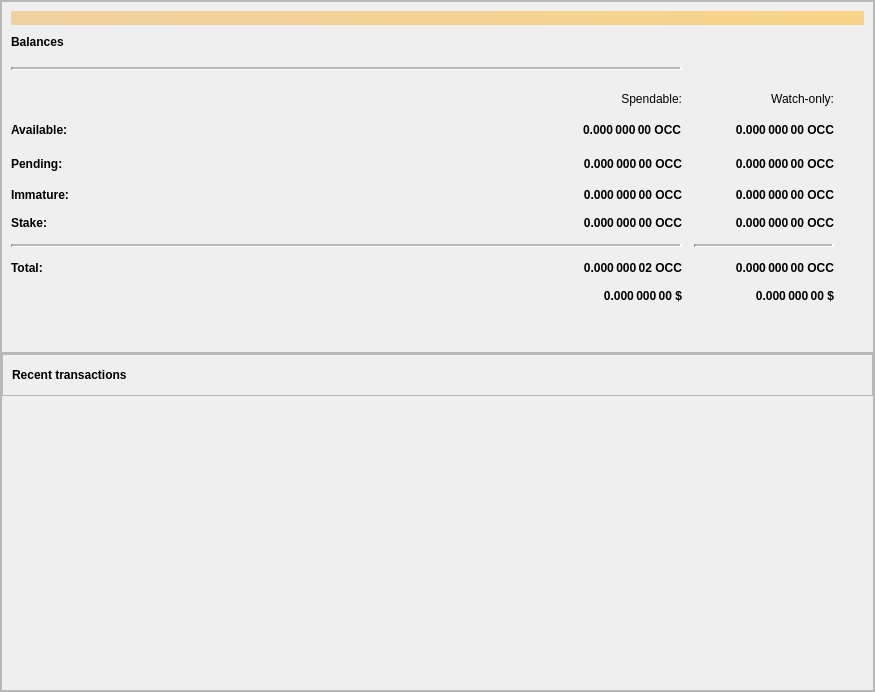
<?xml version="1.0" encoding="UTF-8"?>
<ui version="4.0">
 <class>OverviewPage</class>
 <widget class="QWidget" name="OverviewPage">
  <property name="geometry">
   <rect>
    <x>0</x>
    <y>0</y>
    <width>875</width>
    <height>692</height>
   </rect>
  </property>
  <property name="minimumSize">
   <size>
    <width>875</width>
    <height>0</height>
   </size>
  </property>
  <property name="windowTitle">
   <string>Form</string>
  </property>
  <layout class="QVBoxLayout" name="topLayout">
   <property name="leftMargin">
    <number>0</number>
   </property>
   <property name="topMargin">
    <number>0</number>
   </property>
   <property name="rightMargin">
    <number>0</number>
   </property>
   <property name="bottomMargin">
    <number>0</number>
   </property>
   <item>
    <widget class="QFrame" name="MainFrame">
     <property name="frameShape">
      <enum>QFrame::StyledPanel</enum>
     </property>
     <property name="frameShadow">
      <enum>QFrame::Raised</enum>
     </property>
     <layout class="QGridLayout" name="gridLayout_2">
      <property name="leftMargin">
       <number>0</number>
      </property>
      <property name="topMargin">
       <number>0</number>
      </property>
      <property name="rightMargin">
       <number>0</number>
      </property>
      <property name="bottomMargin">
       <number>0</number>
      </property>
      <property name="spacing">
       <number>0</number>
      </property>
      <item row="1" column="2">
       <layout class="QVBoxLayout" name="verticalLayout_6" stretch="0,0">
        <property name="spacing">
         <number>0</number>
        </property>
        <item>
         <layout class="QVBoxLayout" name="verticalLayout_2">
          <property name="spacing">
           <number>0</number>
          </property>
          <property name="topMargin">
           <number>0</number>
          </property>
          <item>
           <widget class="QFrame" name="frame">
            <property name="frameShape">
             <enum>QFrame::StyledPanel</enum>
            </property>
            <property name="frameShadow">
             <enum>QFrame::Raised</enum>
            </property>
            <layout class="QVBoxLayout" name="verticalLayout_4">
             <item>
              <widget class="QLabel" name="labelAlerts">
               <property name="visible">
                <bool>true</bool>
               </property>
               <property name="styleSheet">
                <string notr="true">background-color: qlineargradient(x1: 0, y1: 0, x2: 1, y2: 0, stop:0 #F0D0A0, stop:1 #F8D488); color:#000000;</string>
               </property>
               <property name="wordWrap">
                <bool>true</bool>
               </property>
               <property name="margin">
                <number>3</number>
               </property>
              </widget>
             </item>
             <item>
              <layout class="QHBoxLayout" name="horizontalLayout_4">
               <item>
                <widget class="QLabel" name="OverViewBalances">
                 <property name="font">
                  <font>
                   <weight>75</weight>
                   <bold>true</bold>
                  </font>
                 </property>
                 <property name="text">
                  <string>Balances</string>
                 </property>
                </widget>
               </item>
               <item>
                <spacer name="horizontalSpacer_3">
                 <property name="orientation">
                  <enum>Qt::Horizontal</enum>
                 </property>
                 <property name="sizeHint" stdset="0">
                  <size>
                   <width>40</width>
                   <height>20</height>
                  </size>
                 </property>
                </spacer>
               </item>
               <item>
                <widget class="QPushButton" name="labelWalletStatus">
                 <property name="enabled">
                  <bool>false</bool>
                 </property>
                 <property name="maximumSize">
                  <size>
                   <width>30</width>
                   <height>16777215</height>
                  </size>
                 </property>
                 <property name="toolTip">
                  <string>The displayed information may be out of date. Your wallet automatically synchronizes with the OctoinCoin network after a connection is established, but this process has not completed yet.</string>
                 </property>
                 <property name="text">
                  <string/>
                 </property>
                 <property name="icon">
                  <iconset resource="../bitcoin.qrc">
                   <normaloff>:/icons/warning</normaloff>
                   <disabledoff>:/icons/warning</disabledoff>:/icons/warning</iconset>
                 </property>
                 <property name="iconSize">
                  <size>
                   <width>18</width>
                   <height>18</height>
                  </size>
                 </property>
                 <property name="flat">
                  <bool>true</bool>
                 </property>
                </widget>
               </item>
              </layout>
             </item>
             <item>
              <spacer name="verticalSpacer_3">
               <property name="orientation">
                <enum>Qt::Vertical</enum>
               </property>
               <property name="sizeType">
                <enum>QSizePolicy::Fixed</enum>
               </property>
               <property name="sizeHint" stdset="0">
                <size>
                 <width>20</width>
                 <height>8</height>
                </size>
               </property>
              </spacer>
             </item>
             <item>
              <layout class="QGridLayout" name="gridLayout">
               <property name="horizontalSpacing">
                <number>12</number>
               </property>
               <property name="verticalSpacing">
                <number>14</number>
               </property>
               <item row="7" column="3">
                <widget class="Line" name="lineWatchBalance">
                 <property name="sizePolicy">
                  <sizepolicy hsizetype="Preferred" vsizetype="Fixed">
                   <horstretch>0</horstretch>
                   <verstretch>0</verstretch>
                  </sizepolicy>
                 </property>
                 <property name="minimumSize">
                  <size>
                   <width>140</width>
                   <height>0</height>
                  </size>
                 </property>
                 <property name="lineWidth">
                  <number>2</number>
                 </property>
                 <property name="midLineWidth">
                  <number>2</number>
                 </property>
                 <property name="orientation">
                  <enum>Qt::Horizontal</enum>
                 </property>
                </widget>
               </item>
               <item row="8" column="0">
                <widget class="QLabel" name="labelTotalText">
                 <property name="font">
                  <font>
                   <weight>75</weight>
                   <bold>true</bold>
                  </font>
                 </property>
                 <property name="text">
                  <string>Total:</string>
                 </property>
                </widget>
               </item>
               <item row="8" column="3">
                <widget class="QLabel" name="labelWatchTotal">
                 <property name="font">
                  <font>
                   <weight>75</weight>
                   <bold>true</bold>
                  </font>
                 </property>
                 <property name="cursor">
                  <cursorShape>ArrowCursor</cursorShape>
                 </property>
                 <property name="toolTip">
                  <string>Current total balance in watch-only addresses</string>
                 </property>
                 <property name="text">
                  <string notr="true">0.000 000 00 OCC</string>
                 </property>
                 <property name="alignment">
                  <set>Qt::AlignRight|Qt::AlignTrailing|Qt::AlignVCenter</set>
                 </property>
                 <property name="textInteractionFlags">
                  <set>Qt::LinksAccessibleByMouse|Qt::TextSelectableByKeyboard|Qt::TextSelectableByMouse</set>
                 </property>
                </widget>
               </item>
               <item row="4" column="3">
                <widget class="QLabel" name="labelWatchPending">
                 <property name="font">
                  <font>
                   <weight>75</weight>
                   <bold>true</bold>
                  </font>
                 </property>
                 <property name="cursor">
                  <cursorShape>ArrowCursor</cursorShape>
                 </property>
                 <property name="toolTip">
                  <string>Unconfirmed transactions to watch-only addresses</string>
                 </property>
                 <property name="text">
                  <string notr="true">0.000 000 00 OCC</string>
                 </property>
                 <property name="alignment">
                  <set>Qt::AlignRight|Qt::AlignTrailing|Qt::AlignVCenter</set>
                 </property>
                 <property name="textInteractionFlags">
                  <set>Qt::LinksAccessibleByMouse|Qt::TextSelectableByKeyboard|Qt::TextSelectableByMouse</set>
                 </property>
                </widget>
               </item>
               <item row="3" column="3">
                <widget class="QLabel" name="labelWatchAvailable">
                 <property name="font">
                  <font>
                   <weight>75</weight>
                   <bold>true</bold>
                  </font>
                 </property>
                 <property name="cursor">
                  <cursorShape>ArrowCursor</cursorShape>
                 </property>
                 <property name="toolTip">
                  <string>Your current balance in watch-only addresses</string>
                 </property>
                 <property name="text">
                  <string notr="true">0.000 000 00 OCC</string>
                 </property>
                 <property name="alignment">
                  <set>Qt::AlignRight|Qt::AlignTrailing|Qt::AlignVCenter</set>
                 </property>
                 <property name="textInteractionFlags">
                  <set>Qt::LinksAccessibleByMouse|Qt::TextSelectableByKeyboard|Qt::TextSelectableByMouse</set>
                 </property>
                </widget>
               </item>
               <item row="6" column="2">
                <widget class="QLabel" name="labelStake">
                 <property name="font">
                  <font>
                   <weight>75</weight>
                   <bold>true</bold>
                  </font>
                 </property>
                 <property name="cursor">
                  <cursorShape>ArrowCursor</cursorShape>
                 </property>
                 <property name="toolTip">
                  <string>Staked balance that has not yet matured</string>
                 </property>
                 <property name="text">
                  <string>0.000 000 00 OCC</string>
                 </property>
                 <property name="alignment">
                  <set>Qt::AlignRight|Qt::AlignTrailing|Qt::AlignVCenter</set>
                 </property>
                 <property name="textInteractionFlags">
                  <set>Qt::LinksAccessibleByMouse|Qt::TextSelectableByKeyboard|Qt::TextSelectableByMouse</set>
                 </property>
                </widget>
               </item>
               <item row="6" column="3">
                <widget class="QLabel" name="labelWatchStake">
                 <property name="font">
                  <font>
                   <weight>75</weight>
                   <bold>true</bold>
                  </font>
                 </property>
                 <property name="cursor">
                  <cursorShape>ArrowCursor</cursorShape>
                 </property>
                 <property name="toolTip">
                  <string>Staked balance in watch-only addresses that has not yet matured</string>
                 </property>
                 <property name="text">
                  <string>0.000 000 00 OCC</string>
                 </property>
                 <property name="alignment">
                  <set>Qt::AlignRight|Qt::AlignTrailing|Qt::AlignVCenter</set>
                 </property>
                 <property name="textInteractionFlags">
                  <set>Qt::LinksAccessibleByMouse|Qt::TextSelectableByKeyboard|Qt::TextSelectableByMouse</set>
                 </property>
                </widget>
               </item>
               <item row="3" column="1">
                <spacer name="horizontalSpacer_4">
                 <property name="orientation">
                  <enum>Qt::Horizontal</enum>
                 </property>
                 <property name="sizeHint" stdset="0">
                  <size>
                   <width>40</width>
                   <height>20</height>
                  </size>
                 </property>
                </spacer>
               </item>
               <item row="4" column="1">
                <spacer name="horizontalSpacer_5">
                 <property name="orientation">
                  <enum>Qt::Horizontal</enum>
                 </property>
                 <property name="sizeHint" stdset="0">
                  <size>
                   <width>40</width>
                   <height>20</height>
                  </size>
                 </property>
                </spacer>
               </item>
               <item row="5" column="3">
                <widget class="QLabel" name="labelWatchImmature">
                 <property name="font">
                  <font>
                   <weight>75</weight>
                   <bold>true</bold>
                  </font>
                 </property>
                 <property name="cursor">
                  <cursorShape>ArrowCursor</cursorShape>
                 </property>
                 <property name="toolTip">
                  <string>Mined balance in watch-only addresses that has not yet matured</string>
                 </property>
                 <property name="text">
                  <string notr="true">0.000 000 00 OCC</string>
                 </property>
                 <property name="alignment">
                  <set>Qt::AlignRight|Qt::AlignTrailing|Qt::AlignVCenter</set>
                 </property>
                 <property name="textInteractionFlags">
                  <set>Qt::LinksAccessibleByMouse|Qt::TextSelectableByKeyboard|Qt::TextSelectableByMouse</set>
                 </property>
                </widget>
               </item>
               <item row="4" column="4">
                <spacer name="horizontalSpacer_2">
                 <property name="orientation">
                  <enum>Qt::Horizontal</enum>
                 </property>
                 <property name="sizeType">
                  <enum>QSizePolicy::Fixed</enum>
                 </property>
                 <property name="sizeHint" stdset="0">
                  <size>
                   <width>30</width>
                   <height>20</height>
                  </size>
                 </property>
                </spacer>
               </item>
               <item row="9" column="2">
                <widget class="QLabel" name="LabelDollar">
                 <property name="font">
                  <font>
                   <weight>75</weight>
                   <bold>true</bold>
                  </font>
                 </property>
                 <property name="cursor">
                  <cursorShape>ArrowCursor</cursorShape>
                 </property>
                 <property name="toolTip">
                  <string>Current total balance in watch-only addresses</string>
                 </property>
                 <property name="text">
                  <string notr="true">0.000 000 00 $</string>
                 </property>
                 <property name="alignment">
                  <set>Qt::AlignRight|Qt::AlignTrailing|Qt::AlignVCenter</set>
                 </property>
                 <property name="textInteractionFlags">
                  <set>Qt::LinksAccessibleByMouse|Qt::TextSelectableByKeyboard|Qt::TextSelectableByMouse</set>
                 </property>
                </widget>
               </item>
               <item row="9" column="3">
                <widget class="QLabel" name="LabelDollar_watchonly">
                 <property name="font">
                  <font>
                   <weight>75</weight>
                   <bold>true</bold>
                  </font>
                 </property>
                 <property name="cursor">
                  <cursorShape>ArrowCursor</cursorShape>
                 </property>
                 <property name="toolTip">
                  <string>Current total balance in watch-only addresses</string>
                 </property>
                 <property name="text">
                  <string notr="true">0.000 000 00 $</string>
                 </property>
                 <property name="alignment">
                  <set>Qt::AlignRight|Qt::AlignTrailing|Qt::AlignVCenter</set>
                 </property>
                 <property name="textInteractionFlags">
                  <set>Qt::LinksAccessibleByMouse|Qt::TextSelectableByKeyboard|Qt::TextSelectableByMouse</set>
                 </property>
                </widget>
               </item>
               <item row="7" column="0" colspan="3">
                <widget class="Line" name="line">
                 <property name="sizeIncrement">
                  <size>
                   <width>0</width>
                   <height>0</height>
                  </size>
                 </property>
                 <property name="baseSize">
                  <size>
                   <width>0</width>
                   <height>0</height>
                  </size>
                 </property>
                 <property name="autoFillBackground">
                  <bool>true</bool>
                 </property>
                 <property name="styleSheet">
                  <string notr="true"/>
                 </property>
                 <property name="lineWidth">
                  <number>2</number>
                 </property>
                 <property name="midLineWidth">
                  <number>2</number>
                 </property>
                 <property name="orientation">
                  <enum>Qt::Horizontal</enum>
                 </property>
                </widget>
               </item>
               <item row="5" column="2">
                <widget class="QLabel" name="labelImmature">
                 <property name="font">
                  <font>
                   <weight>75</weight>
                   <bold>true</bold>
                  </font>
                 </property>
                 <property name="cursor">
                  <cursorShape>ArrowCursor</cursorShape>
                 </property>
                 <property name="toolTip">
                  <string>Mined balance that has not yet matured</string>
                 </property>
                 <property name="text">
                  <string notr="true">0.000 000 00 OCC</string>
                 </property>
                 <property name="alignment">
                  <set>Qt::AlignRight|Qt::AlignTrailing|Qt::AlignVCenter</set>
                 </property>
                 <property name="textInteractionFlags">
                  <set>Qt::LinksAccessibleByMouse|Qt::TextSelectableByKeyboard|Qt::TextSelectableByMouse</set>
                 </property>
                </widget>
               </item>
               <item row="5" column="0">
                <widget class="QLabel" name="labelImmatureText">
                 <property name="font">
                  <font>
                   <weight>75</weight>
                   <bold>true</bold>
                  </font>
                 </property>
                 <property name="text">
                  <string>Immature:</string>
                 </property>
                </widget>
               </item>
               <item row="1" column="2">
                <spacer name="verticalSpacer_2">
                 <property name="orientation">
                  <enum>Qt::Vertical</enum>
                 </property>
                 <property name="sizeType">
                  <enum>QSizePolicy::Fixed</enum>
                 </property>
                 <property name="sizeHint" stdset="0">
                  <size>
                   <width>20</width>
                   <height>8</height>
                  </size>
                 </property>
                </spacer>
               </item>
               <item row="2" column="3">
                <widget class="QLabel" name="labelWatchonly">
                 <property name="text">
                  <string>Watch-only:</string>
                 </property>
                 <property name="alignment">
                  <set>Qt::AlignRight|Qt::AlignTrailing|Qt::AlignVCenter</set>
                 </property>
                </widget>
               </item>
               <item row="3" column="0">
                <widget class="QLabel" name="labelBalanceText">
                 <property name="font">
                  <font>
                   <weight>75</weight>
                   <bold>true</bold>
                  </font>
                 </property>
                 <property name="text">
                  <string>Available:</string>
                 </property>
                </widget>
               </item>
               <item row="4" column="0">
                <widget class="QLabel" name="labelPendingText">
                 <property name="font">
                  <font>
                   <weight>75</weight>
                   <bold>true</bold>
                  </font>
                 </property>
                 <property name="text">
                  <string>Pending:</string>
                 </property>
                </widget>
               </item>
               <item row="0" column="0" colspan="3">
                <widget class="Line" name="line_3">
                 <property name="sizeIncrement">
                  <size>
                   <width>0</width>
                   <height>0</height>
                  </size>
                 </property>
                 <property name="baseSize">
                  <size>
                   <width>0</width>
                   <height>0</height>
                  </size>
                 </property>
                 <property name="autoFillBackground">
                  <bool>true</bool>
                 </property>
                 <property name="styleSheet">
                  <string notr="true"/>
                 </property>
                 <property name="lineWidth">
                  <number>2</number>
                 </property>
                 <property name="midLineWidth">
                  <number>2</number>
                 </property>
                 <property name="orientation">
                  <enum>Qt::Horizontal</enum>
                 </property>
                </widget>
               </item>
               <item row="2" column="2">
                <widget class="QLabel" name="labelSpendable">
                 <property name="text">
                  <string>Spendable:</string>
                 </property>
                 <property name="alignment">
                  <set>Qt::AlignRight|Qt::AlignTrailing|Qt::AlignVCenter</set>
                 </property>
                </widget>
               </item>
               <item row="6" column="0">
                <widget class="QLabel" name="labelStakeText">
                 <property name="font">
                  <font>
                   <weight>75</weight>
                   <bold>true</bold>
                  </font>
                 </property>
                 <property name="text">
                  <string>Stake:</string>
                 </property>
                </widget>
               </item>
               <item row="8" column="2">
                <widget class="QLabel" name="labelTotal">
                 <property name="font">
                  <font>
                   <weight>75</weight>
                   <bold>true</bold>
                  </font>
                 </property>
                 <property name="cursor">
                  <cursorShape>ArrowCursor</cursorShape>
                 </property>
                 <property name="toolTip">
                  <string>Your current total balance</string>
                 </property>
                 <property name="text">
                  <string notr="true">0.000 000 02 OCC</string>
                 </property>
                 <property name="alignment">
                  <set>Qt::AlignRight|Qt::AlignTrailing|Qt::AlignVCenter</set>
                 </property>
                 <property name="textInteractionFlags">
                  <set>Qt::LinksAccessibleByMouse|Qt::TextSelectableByKeyboard|Qt::TextSelectableByMouse</set>
                 </property>
                </widget>
               </item>
               <item row="3" column="2">
                <widget class="QLabel" name="labelBalance">
                 <property name="font">
                  <font>
                   <weight>75</weight>
                   <bold>true</bold>
                  </font>
                 </property>
                 <property name="cursor">
                  <cursorShape>ArrowCursor</cursorShape>
                 </property>
                 <property name="toolTip">
                  <string>Your current spendable balance</string>
                 </property>
                 <property name="text">
                  <string notr="true">0.000 000 00 OCC</string>
                 </property>
                 <property name="alignment">
                  <set>Qt::AlignLeading|Qt::AlignLeft|Qt::AlignVCenter</set>
                 </property>
                 <property name="textInteractionFlags">
                  <set>Qt::LinksAccessibleByMouse|Qt::TextSelectableByKeyboard|Qt::TextSelectableByMouse</set>
                 </property>
                </widget>
               </item>
               <item row="4" column="2">
                <widget class="QLabel" name="labelUnconfirmed">
                 <property name="font">
                  <font>
                   <weight>75</weight>
                   <bold>true</bold>
                  </font>
                 </property>
                 <property name="cursor">
                  <cursorShape>ArrowCursor</cursorShape>
                 </property>
                 <property name="toolTip">
                  <string>Total of transactions that have yet to be confirmed, and do not yet count toward the spendable balance</string>
                 </property>
                 <property name="text">
                  <string notr="true">0.000 000 00 OCC</string>
                 </property>
                 <property name="alignment">
                  <set>Qt::AlignRight|Qt::AlignTrailing|Qt::AlignVCenter</set>
                 </property>
                 <property name="textInteractionFlags">
                  <set>Qt::LinksAccessibleByMouse|Qt::TextSelectableByKeyboard|Qt::TextSelectableByMouse</set>
                 </property>
                </widget>
               </item>
              </layout>
             </item>
             <item>
              <spacer name="verticalSpacer">
               <property name="orientation">
                <enum>Qt::Vertical</enum>
               </property>
               <property name="sizeHint" stdset="0">
                <size>
                 <width>20</width>
                 <height>40</height>
                </size>
               </property>
              </spacer>
             </item>
            </layout>
           </widget>
          </item>
         </layout>
        </item>
        <item>
         <layout class="QHBoxLayout" name="horizontalLayout_6">
          <item>
           <widget class="QFrame" name="listTransactionsFrame">
            <property name="styleSheet">
             <string notr="true"/>
            </property>
            <property name="frameShape">
             <enum>QFrame::StyledPanel</enum>
            </property>
            <property name="frameShadow">
             <enum>QFrame::Raised</enum>
            </property>
            <layout class="QVBoxLayout" name="verticalLayout">
             <property name="spacing">
              <number>3</number>
             </property>
             <property name="leftMargin">
              <number>0</number>
             </property>
             <property name="topMargin">
              <number>0</number>
             </property>
             <property name="rightMargin">
              <number>0</number>
             </property>
             <property name="bottomMargin">
              <number>0</number>
             </property>
             <item>
              <widget class="QFrame" name="OverViewHead">
               <property name="minimumSize">
                <size>
                 <width>0</width>
                 <height>0</height>
                </size>
               </property>
               <property name="maximumSize">
                <size>
                 <width>16777215</width>
                 <height>16777215</height>
                </size>
               </property>
               <property name="styleSheet">
                <string notr="true"/>
               </property>
               <property name="locale">
                <locale language="Russian" country="Russia"/>
               </property>
               <property name="frameShape">
                <enum>QFrame::StyledPanel</enum>
               </property>
               <property name="frameShadow">
                <enum>QFrame::Raised</enum>
               </property>
               <layout class="QVBoxLayout" name="verticalLayout_5">
                <property name="spacing">
                 <number>0</number>
                </property>
                <property name="leftMargin">
                 <number>0</number>
                </property>
                <property name="topMargin">
                 <number>0</number>
                </property>
                <property name="rightMargin">
                 <number>0</number>
                </property>
                <property name="bottomMargin">
                 <number>0</number>
                </property>
                <item>
                 <widget class="QFrame" name="recentTransactionsHeader">
                  <layout class="QHBoxLayout" name="horizontalLayout_2">
                   <property name="rightMargin">
                    <number>0</number>
                   </property>
                   <item>
                    <widget class="QLabel" name="RecenTransactions">
                     <property name="font">
                      <font>
                       <weight>75</weight>
                       <bold>true</bold>
                      </font>
                     </property>
                     <property name="text">
                      <string>Recent transactions</string>
                     </property>
                    </widget>
                   </item>
                   <item>
                    <spacer name="horizontalSpacer">
                     <property name="orientation">
                      <enum>Qt::Horizontal</enum>
                     </property>
                     <property name="sizeHint" stdset="0">
                      <size>
                       <width>40</width>
                       <height>20</height>
                      </size>
                     </property>
                    </spacer>
                   </item>
                   <item>
                    <widget class="QPushButton" name="labelTransactionsStatus">
                     <property name="enabled">
                      <bool>false</bool>
                     </property>
                     <property name="maximumSize">
                      <size>
                       <width>16777215</width>
                       <height>16777215</height>
                      </size>
                     </property>
                     <property name="toolTip">
                      <string>The displayed information may be out of date. Your wallet automatically synchronizes with the OctoinCoin network after a connection is established, but this process has not completed yet.</string>
                     </property>
                     <property name="text">
                      <string/>
                     </property>
                     <property name="icon">
                      <iconset resource="../bitcoin.qrc">
                       <normaloff>:/icons/warning</normaloff>
                       <disabledoff>:/icons/warning</disabledoff>:/icons/warning</iconset>
                     </property>
                     <property name="iconSize">
                      <size>
                       <width>18</width>
                       <height>18</height>
                      </size>
                     </property>
                     <property name="flat">
                      <bool>true</bool>
                     </property>
                    </widget>
                   </item>
                  </layout>
                 </widget>
                </item>
               </layout>
              </widget>
             </item>
             <item>
              <widget class="QListView" name="listTransactions">
               <property name="toolTipDuration">
                <number>-1</number>
               </property>
               <property name="styleSheet">
                <string notr="true">Background: transparent;</string>
               </property>
               <property name="frameShape">
                <enum>QFrame::NoFrame</enum>
               </property>
               <property name="verticalScrollBarPolicy">
                <enum>Qt::ScrollBarAlwaysOff</enum>
               </property>
               <property name="horizontalScrollBarPolicy">
                <enum>Qt::ScrollBarAlwaysOff</enum>
               </property>
               <property name="selectionMode">
                <enum>QAbstractItemView::NoSelection</enum>
               </property>
               <property name="movement">
                <enum>QListView::Snap</enum>
               </property>
              </widget>
             </item>
            </layout>
           </widget>
          </item>
         </layout>
        </item>
       </layout>
      </item>
     </layout>
    </widget>
   </item>
  </layout>
 </widget>
 <resources>
  <include location="../bitcoin.qrc"/>
 </resources>
 <connections/>
</ui>
